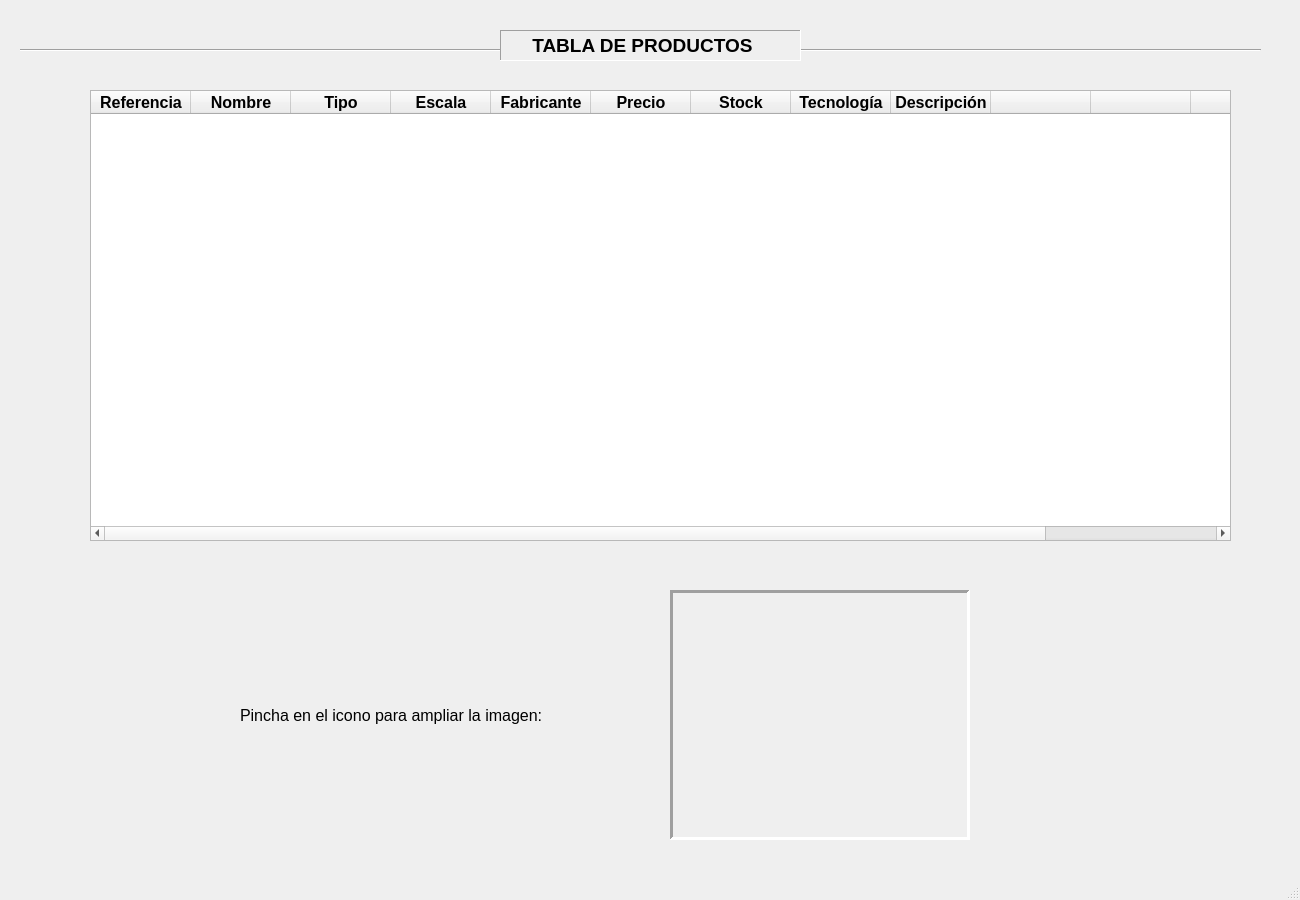
<?xml version="1.0" encoding="UTF-8"?>
<ui version="4.0">
 <class>ventanaListados</class>
 <widget class="QMainWindow" name="ventanaListados">
  <property name="geometry">
   <rect>
    <x>0</x>
    <y>0</y>
    <width>1300</width>
    <height>900</height>
   </rect>
  </property>
  <property name="windowTitle">
   <string>Tabla de productos</string>
  </property>
  <widget class="QWidget" name="centralwidget">
   <widget class="QTableWidget" name="tabla">
    <property name="geometry">
     <rect>
      <x>90</x>
      <y>90</y>
      <width>1141</width>
      <height>451</height>
     </rect>
    </property>
    <property name="minimumSize">
     <size>
      <width>0</width>
      <height>451</height>
     </size>
    </property>
    <property name="maximumSize">
     <size>
      <width>16777215</width>
      <height>451</height>
     </size>
    </property>
    <property name="font">
     <font>
      <pointsize>10</pointsize>
      <weight>50</weight>
      <bold>false</bold>
     </font>
    </property>
    <column>
     <property name="text">
      <string>Referencia</string>
     </property>
     <property name="font">
      <font>
       <pointsize>12</pointsize>
       <weight>75</weight>
       <bold>true</bold>
      </font>
     </property>
    </column>
    <column>
     <property name="text">
      <string>Nombre</string>
     </property>
     <property name="font">
      <font>
       <pointsize>12</pointsize>
       <weight>75</weight>
       <bold>true</bold>
      </font>
     </property>
    </column>
    <column>
     <property name="text">
      <string>Tipo</string>
     </property>
     <property name="font">
      <font>
       <pointsize>12</pointsize>
       <weight>75</weight>
       <bold>true</bold>
      </font>
     </property>
    </column>
    <column>
     <property name="text">
      <string>Escala</string>
     </property>
     <property name="font">
      <font>
       <pointsize>12</pointsize>
       <weight>75</weight>
       <bold>true</bold>
      </font>
     </property>
    </column>
    <column>
     <property name="text">
      <string>Fabricante</string>
     </property>
     <property name="font">
      <font>
       <pointsize>12</pointsize>
       <weight>75</weight>
       <bold>true</bold>
      </font>
     </property>
    </column>
    <column>
     <property name="text">
      <string>Precio</string>
     </property>
     <property name="font">
      <font>
       <pointsize>12</pointsize>
       <weight>75</weight>
       <bold>true</bold>
      </font>
     </property>
    </column>
    <column>
     <property name="text">
      <string>Stock</string>
     </property>
     <property name="font">
      <font>
       <pointsize>12</pointsize>
       <weight>75</weight>
       <bold>true</bold>
      </font>
     </property>
    </column>
    <column>
     <property name="text">
      <string>Tecnología</string>
     </property>
     <property name="font">
      <font>
       <pointsize>12</pointsize>
       <weight>75</weight>
       <bold>true</bold>
      </font>
     </property>
    </column>
    <column>
     <property name="text">
      <string>Descripción</string>
     </property>
     <property name="font">
      <font>
       <pointsize>12</pointsize>
       <weight>75</weight>
       <bold>true</bold>
      </font>
     </property>
    </column>
    <column>
     <property name="text">
      <string/>
     </property>
     <property name="font">
      <font>
       <pointsize>12</pointsize>
       <weight>75</weight>
       <bold>true</bold>
      </font>
     </property>
    </column>
    <column>
     <property name="text">
      <string/>
     </property>
    </column>
    <column>
     <property name="text">
      <string/>
     </property>
    </column>
    <column>
     <property name="text">
      <string/>
     </property>
    </column>
   </widget>
   <widget class="Line" name="separador1">
    <property name="geometry">
     <rect>
      <x>20</x>
      <y>40</y>
      <width>481</width>
      <height>20</height>
     </rect>
    </property>
    <property name="orientation">
     <enum>Qt::Horizontal</enum>
    </property>
   </widget>
   <widget class="Line" name="separador2">
    <property name="geometry">
     <rect>
      <x>800</x>
      <y>40</y>
      <width>461</width>
      <height>20</height>
     </rect>
    </property>
    <property name="orientation">
     <enum>Qt::Horizontal</enum>
    </property>
   </widget>
   <widget class="QLabel" name="etq_principal">
    <property name="geometry">
     <rect>
      <x>500</x>
      <y>30</y>
      <width>301</width>
      <height>31</height>
     </rect>
    </property>
    <property name="font">
     <font>
      <pointsize>14</pointsize>
      <weight>75</weight>
      <bold>true</bold>
     </font>
    </property>
    <property name="frameShape">
     <enum>QFrame::Panel</enum>
    </property>
    <property name="frameShadow">
     <enum>QFrame::Sunken</enum>
    </property>
    <property name="text">
     <string>     TABLA DE PRODUCTOS</string>
    </property>
   </widget>
   <widget class="QLabel" name="etq_informativa">
    <property name="geometry">
     <rect>
      <x>240</x>
      <y>690</y>
      <width>311</width>
      <height>51</height>
     </rect>
    </property>
    <property name="font">
     <font>
      <pointsize>12</pointsize>
     </font>
    </property>
    <property name="text">
     <string>Pincha en el icono para ampliar la imagen:</string>
    </property>
   </widget>
   <widget class="QLabel" name="visor_imagen">
    <property name="geometry">
     <rect>
      <x>670</x>
      <y>590</y>
      <width>300</width>
      <height>250</height>
     </rect>
    </property>
    <property name="frameShape">
     <enum>QFrame::Panel</enum>
    </property>
    <property name="frameShadow">
     <enum>QFrame::Sunken</enum>
    </property>
    <property name="lineWidth">
     <number>3</number>
    </property>
    <property name="text">
     <string/>
    </property>
   </widget>
  </widget>
  <widget class="QStatusBar" name="statusbar"/>
 </widget>
 <resources/>
 <connections/>
</ui>
